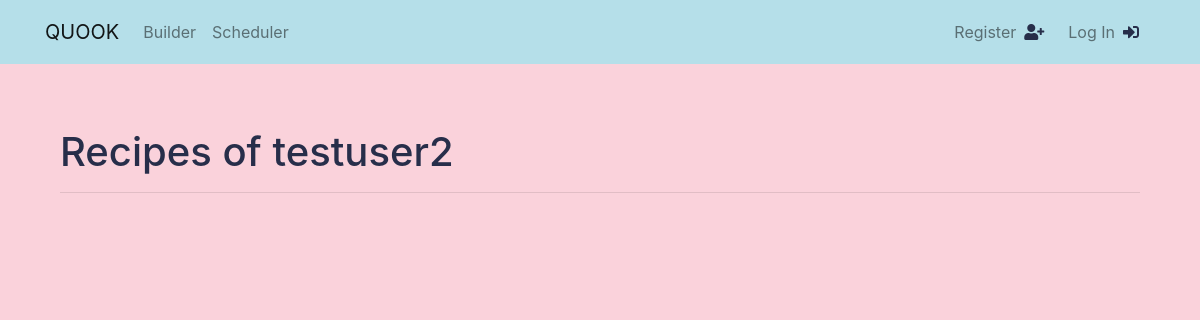
The page /user-recipes/testuser2/ on the database as committed earlier.
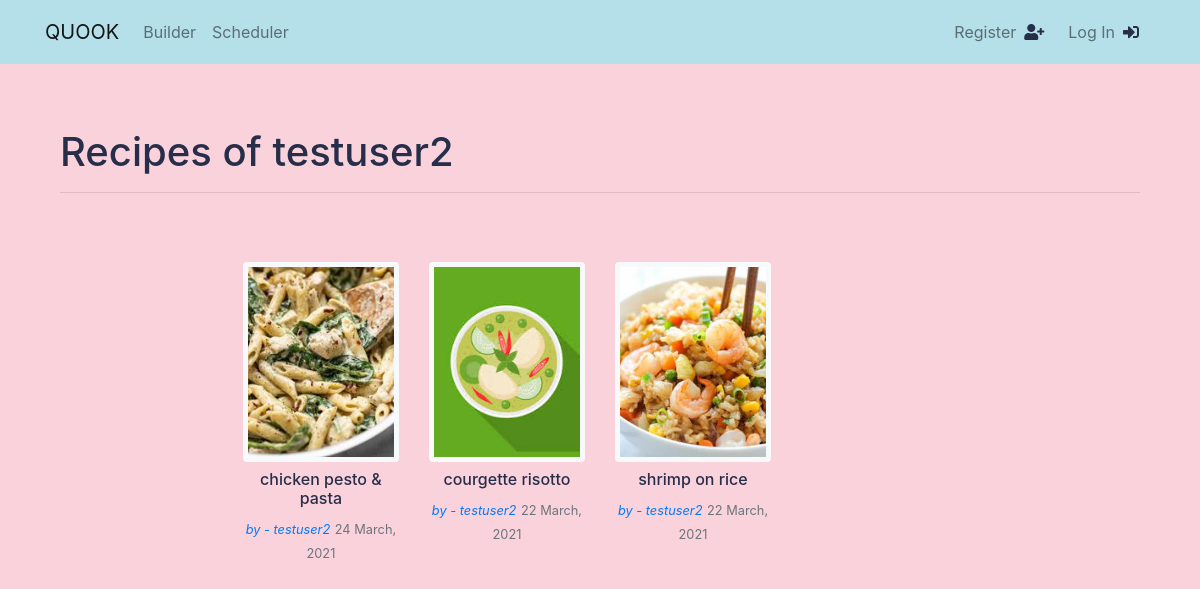
The same page on the database as committed later.
### recipe/models.py (models this page shows, shortened)
class Recipe(models.Model):
    alphanumeric = RegexValidator(
        r'[a-zA-Z][a-zA-Z ]+', 'Only alphabet characters and spaces are allowed.')
    title = models.CharField(max_length=30, null=True,
                             validators=[alphanumeric])
    description = models.TextField(max_length=200, null=True, blank=True)
    date_posted = models.DateTimeField(default=timezone.now)
    author = models.ForeignKey(User, on_delete=models.CASCADE, null=True)
    image = models.ImageField(
        default='default-recipe.jpg', upload_to='recipe_pics')
    slug = models.SlugField(null=False, unique=True)
    ingredients = models.ManyToManyField(
        'Ingredient', through='IngredientAmount', related_name='recipes')
    def get_absolute_url(self):
        return reverse('recipe:recipe_detail', kwargs={'slug': self.slug})

### recipe/views.py (the view)
class UserRecipeListView(ListView):
    model = Recipe
    template_name = 'recipe/user_recipes.html'
    context_object_name = 'recipes'
    paginate_by = 12
    def get_queryset(self):
        user = get_object_or_404(User, username=self.kwargs.get('username'))
        return Recipe.objects.filter(author=user).order_by('-date_posted')

### recipe/templates/recipe/user_recipes.html (shortened to what this page needs)
{% extends "recipe/base.html" %}
{% block content %}
    <div class="container my-5">
        <h1>Recipes of {{ view.kwargs.username }}</h1>
        <hr>
        <div class ="row fill-50-viewport align-items-center">
            <div class="col-12 d-flex flex-wrap justify-content-center">
                <div class="row mx-5">
                    {% for recipe in recipes %}
                        <div class="col-3 my-3 text-center">
                            <div class="media-content">
                                <img class="rounded border border-5 border-light img-fluid recipe-img my-2" src="{{ recipe.image.url }}">
                                <a class="link-unstyled article-title" href="{{ recipe.get_absolute_url }}"><h6>{{ recipe.title }}</h6></a>
                                <a class="link-unstyled article-title" href="{% url 'recipe:user_recipes' recipe.author %}"><small class="font-italic">by - {{ recipe.author }}</small></a>
                                <small class="text-muted">{{ recipe.date_posted|date:"d F, Y" }}</small>
                            </div>
                        </div>
                    {% endfor %}
                </div>
            </div>
        </div>
    </div>
{% endblock content %}

### recipe/templates/recipe/base.html (shortened to what this page needs)
<!DOCTYPE html>
{% load static %}
<html lang="en">
  <head>
    <link rel="stylesheet" href="https://stackpath.bootstrapcdn.com/bootstrap/4.4.1/css/bootstrap.min.css">
    <link rel="stylesheet" href="https://use.fontawesome.com/releases/v5.15.2/css/solid.css">
    <link rel="stylesheet" href="https://use.fontawesome.com/releases/v5.15.2/css/fontawesome.css">
    <link rel="stylesheet" type="text/css" href="{% static 'recipe/style.css' %}">
  </head>
  <body>
    <header class="site-header">
      <nav class="navbar navbar-expand-md navbar-light nav-bg fixed-top">
        <div class="container">
          <a class="navbar-brand rm-4" href="{% url 'recipe:home' %}">QUOOK</a>
          <div class="collapse navbar-collapse" id="navbarToggle">
            <div class="navbar-nav mr-auto">
              <a class="nav-item nav-link" href="{% url 'recipe:recipe_builder' %}">Builder</a>
              <a class="nav-item nav-link" href="#">Scheduler</a>
            </div>
            <div class="navbar-nav">
                {% if user.is_authenticated %}
                <a class="nav-item nav-link" href="{% url 'users:profile' %}">{{ user.username }}<i class="fas fa-1x fa-user my-2 mx-2" aria-hidden="true"></i></a>
                <a class="nav-item nav-link" href="{% url 'users:logout' %}">Log Out<i class="fas fa-1x fa-sign-out-alt my-2 mx-2" aria-hidden="true"></i></a>
                {% else %}
                <a class="nav-item nav-link" href="{% url 'users:register' %}">Register<i class="fas fa-1x fa-user-plus my-2 mx-2" aria-hidden="true"></i></a>
                <a class="nav-item nav-link" href="{% url 'users:login' %}">Log In<i class="fas fa-1x fa-sign-in-alt my-2 mx-2" aria-hidden="true"></i></a>
                {% endif %}
            </div>
          </div>
        </div>
      </nav>
    </header>
    <main class="container">
      {% block content %}{% endblock %}
    </main>
  </body>
</html>

### recipe/static/recipe/style.css (style rules this page uses)
body { background: #FAD2DB; margin-top: 5rem; overflow-x: hidden; }
.fill-50-viewport { min-height: 50vh; }
h1, h2, h3, h4, h5, h6 { color: #272E4A; }
.link-unstyled, .link-unstyled:link, .link-unstyled:hover { color: none; text-decoration: none; font-style: none; }
.nav-bg { background-color: #B5DFE9; }
i.fas { color: #272E4A; }
.recipe-img { width: 100%; height: 200px; object-fit: cover; }
.border-5 { border-width: 5px !important; }

Rows that differ between the two databases and show on the page:
added Recipe: image (picture), title "chicken pesto & pasta", author "testuser2", date_posted "24 March, 2021"
added Recipe: image (placeholder picture), title "courgette risotto", author "testuser2", date_posted "22 March, 2021"
now on this page (row unchanged): Recipe: image (picture), title "shrimp on rice", author "testuser2", date_posted "22 March, 2021"
